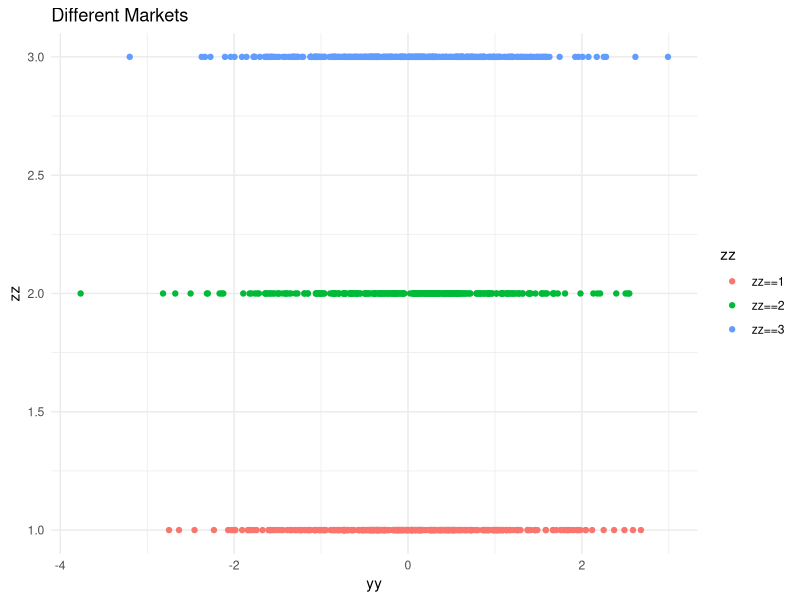
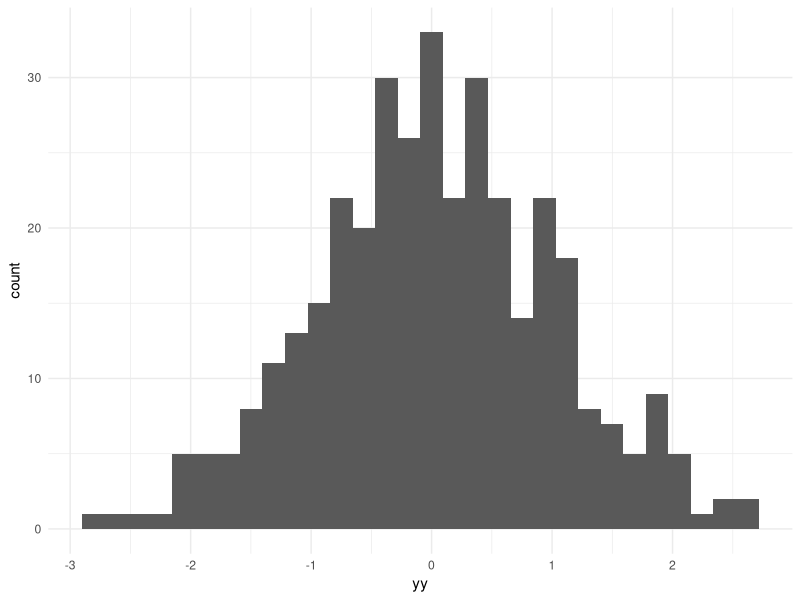

These charts were generated, in order, by the following R code:
## ---- chunk 1
library(MASS)
library(psych)
library(ggplot2)
## ---- chunk 2
set.seed(123456)
y <- sample(c(1:5),1000, replace= TRUE, prob=c(.25,.25,.2,.2,.1)) 
x <- sample(c(0:1),1000, replace= TRUE, prob=c(.5,.5))
z1 <- sample(c(0:1),1000, replace= TRUE, prob=c(.25,.75))
z2 <- sample(c(0:1),1000, replace= TRUE, prob=c(.3,.6))
data <- as.data.frame(cbind(y,x,z1,z2))
attach(data)
## ---- chunk 3
data.xo<-subset(data, x==0, select=y)
prop.table(table(data.xo))
## ---- chunk 4
data.x1<-subset(data, x==1, select=y)
prop.table(table(data.x1))
## ---- chunk 5
data$dummies <- model.matrix(~factor(y) + 0, data = data)
## ---- chunk 6
aggregate(data$dummies, by=list(x), FUN=mean)
## ---- chunk 7
aggregate(data$dummies, by=list(x,z1, z2), FUN=mean)
## ---- chunk 8
airbnb<-read.csv("airbnb.csv")
names(airbnb)
## ---- chunk 9
data.bnb<-subset(airbnb, checkin.gap==11)
data.bnb
## ---- chunk 10
data.bnb2<-subset(airbnb, checkin.gap==2)
data.bnb2
## ---- chunk 11
set.seed(123456)
yy <- rnorm(1000)
zz <- sample(1:3,1000, replace = TRUE)
data2 <- as.data.frame(cbind(yy, zz))
## ---- chunk 12
data2$dummies <- model.matrix(~factor(y) + 0, data = data2)
## ---- chunk 13
aggregate(data$dummies, by=list(yy, zz), FUN=mean)
## ---- chunk 14
data2.1<-subset(data2, zz==1, select=yy, FUN=median)
prop.table(table(data2.1))
## ---- chunk 15
data2.2<-subset(data2, zz==2, select=yy, FUN=median)
prop.table(table(data2.2))
## ---- chunk 16
data2.3<-subset(data2, zz==3, select=yy, FUN=median)
prop.table(table(data2.3))
## ---- chunk 17
aggregate(data2$dummies, by=list(yy, zz), FUN=median)
## ---- chunk 18
df<-data.frame(a=as.data.frame(summary(data2.1)),b=as.data.frame(summary(data2.2)),c=as.data.frame(summary(data2.3)))
names(df) <- c("a.Var1", "a.Var2", "z==1", "b.Var1", "b.Var2", "z==2", "c.Var1", "c.Var2", "z==3")
keep <- c("z==1","z==2","z==3")
df[keep]
## ---- chunk 19
ggplot(data=data2, aes(x=yy, y=zz)) + geom_point(aes(color = factor(zz))) + ggtitle("Different Markets") + theme_minimal() + scale_color_discrete(name="zz", labels=c("zz==1", "zz==2", "zz==3"))
## ---- chunk 20
#Using data subset with z=1 set up earlier
lowrisk<-quantile(data2.1, 0.05, type=1, na.rm=TRUE)
lowrisk
## ---- chunk 21
#using subset of data for z==1 
ggplot(data=data2.1, aes(x=yy)) + geom_histogram() +theme_minimal()
